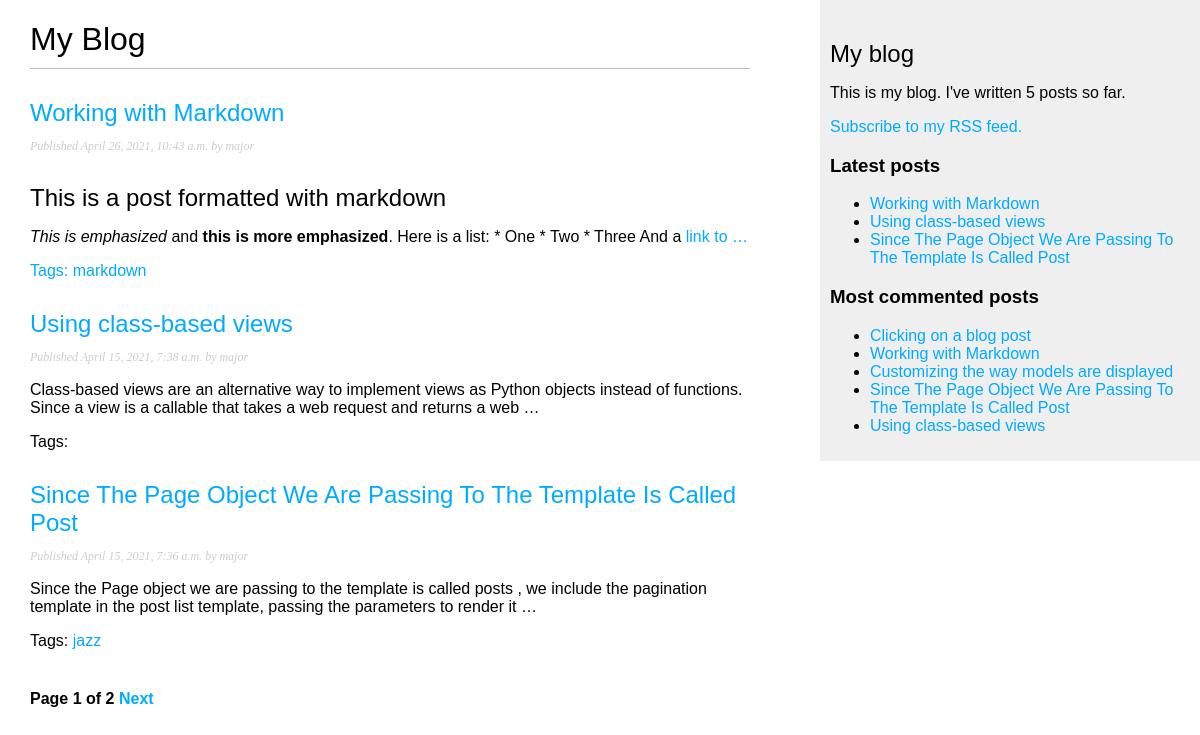
Screenshot of /blog/ with the database file from the repository.
### blog/models.py (models this page shows, shortened)
class Post(models.Model):
    STATUS_CHOICES = (
        ('draft', 'Draft'),
        ('published', 'Published'),
    )
    title = models.CharField(max_length=250)
    slug = models.SlugField(
        max_length=250,
        unique_for_date='publish'
    )
    author = models.ForeignKey(User, on_delete=models.CASCADE, related_name='blog_posts')
    body = models.TextField()
    publish = models.DateTimeField(default=timezone.now)
    created = models.DateTimeField(auto_now_add=True)
    updated = models.DateTimeField(auto_now=True)
    status = models.CharField(max_length=10, choices=STATUS_CHOICES, default='draft')
    objects = models.Manager()  # The default Manager
    published = PublishedManager()  # Our custom manager
    tags = TaggableManager()
    class Meta:
        ordering = ('-publish',)
    def get_absolute_url(self):
        return reverse(
            'blog:post_detail',
            args=[
                self.publish.year,
                self.publish.month,
                self.publish.day,
                self.slug,
            ])

### blog/views.py (the view)
# urls.py: path('', views.post_list, name='post_list'),
def post_list(request, tag_slug=None):
    object_list = Post.published.all()
    tag = None
    if tag_slug:
        tag = get_object_or_404(Tag, slug=tag_slug)
        object_list = object_list.filter(tags__in=[tag])
    paginator = Paginator(object_list, 3)
    page = request.GET.get('page')
    try:
        posts = paginator.page(page)
    except PageNotAnInteger:
        posts = paginator.page(1)
    except EmptyPage:
        posts = paginator.page(paginator.num_pages)
    return render(request,
                'blog/post/list.html',
                {'page': page,
                 'posts': posts,
                 'tag': tag,})

### blog/models.py (called while the page is built)
    def get_queryset(self):
        return super(PublishedManager, self).get_queryset().filter(status='published')

### blog/templatetags/blog_tags.py (called while the page is built)
@register.simple_tag
def total_posts():
    return Post.published.count()

@register.inclusion_tag('blog/post/latest_posts.html')
def show_latest_posts(count=5):
    latest_posts = Post.published.order_by('-publish')[:count]
    return {'latest_posts': latest_posts}

@register.simple_tag
def get_most_commented_posts(count=5):
    return Post.published.annotate(
        total_comments=Count('comments')
    ).order_by('-total_comments')[:count]

@register.filter(name='markdown')
def markdown_format(text):
    return mark_safe(markdown.markdown(text))

### blog/templates/blog/post/list.html (shortened to what this page needs)
{% extends "blog/base.html" %}
{% load blog_tags %}
{% block content %}
    <h1>My Blog</h1>
    {% for post in posts %}
        <h2>
            <a href="{{ post.get_absolute_url }}">
                {{ post.title }}
            </a>
        </h2>
        <p class="date">
            Published {{ post.publish }} by {{ post.author }}
        </p>
        {{ post.body|markdown|truncatewords:30|linebreaks }}
        <p class="tags">
            Tags:
            {% for tag in post.tags.all %}
                <a href="{% url 'blog:post_list_by_tag' tag.slug %}">
                    {{ tag.name }}
                </a>
            {% endfor %}
        </p>
    {% endfor %}
    {% include 'pagination.html' with page=posts %}
{% endblock %}

### blog/templates/blog/base.html (shortened to what this page needs)
{% load blog_tags %}
{% load static %}
<!DOCTYPE html>
<html>
    <head>
        <link rel="stylesheet" href="{% static 'css/blog.css' %}">
    </head>
    <body>
        <div id="content">
            {% block content %}
            {% endblock %}
        </div>
        <div id="sidebar">
            <h2>My blog</h2>
            <p>This is my blog. I've written {% total_posts %} posts so far.</p>
            <p><a href="{% url 'blog:post_feed' %}">Subscribe to my RSS feed.</a></p>
            <h3>Latest posts</h3>
            {% show_latest_posts 3 %}
            <h3>Most commented posts</h3>
            {% get_most_commented_posts as most_commented_posts %}
            <ul>
                {% for post in most_commented_posts %}
                    <li>
                        <a href="{{ post.get_absolute_url }}">{{ post.title }}</a>
                    </li>
                {% endfor %}
            </ul>
        </div>
    </body>
</html>

### blog/templates/blog/post/latest_posts.html
<ul>
    {% for post in latest_posts %}
    <li>
        <a href="{{ post.get_absolute_url }}">{{ post.title }}</a>
    </li>
    {% endfor %}
</ul>

### blog/static/css/blog.css (style rules this page uses)
body { margin:0; padding:0; font-family:helvetica, sans-serif; }
a { color:#00abff; text-decoration:none; }
h1 { font-weight:normal; border-bottom:1px solid #bbb; padding:0 0 10px 0; }
h2 { font-weight:normal; margin:30px 0 0; }
#content { float:left; width:60%; padding:0 0 0 30px; }
#sidebar { float:right; width:30%; padding:10px; background:#efefef; height:100%; }
p.date { color:#ccc; font-family: georgia, serif; font-size: 12px; font-style: italic; }

### rows the page displays
Post: title "Working with Markdown", publish "April 26, 2021, 10:43 a.m.", author "major", body "This is a post formatted with markdown This is emphasized and this is more emphasized . Here is a list: * One * Two * Three And a link to …"
Tag: name "markdown"
Post: title "Using class-based views", publish "April 15, 2021, 7:38 a.m.", author "major", body "Class-based views are an alternative way to implement views as Python objects instead of functions. Since a view is a callable that takes a web request and returns a web …"
Post: title "Since The Page Object We Are Passing To The Template Is Called Post", publish "April 15, 2021, 7:36 a.m.", author "major", body "Since the Page object we are passing to the template is called posts , we include the pagination template in the post list template, passing the parameters to render it …"
Tag: name "jazz"
Post: title "Clicking on a blog post"
Post: title "Customizing the way models are displayed"

### other values shown
{{ page.number }} "1"
{{ page.paginator.num_pages }} "2"
